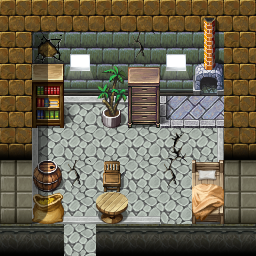

Rendered tile map (Tiled .tmx) drawn with the repository's tilesets; below, a short description and the map source with its tile grids summarised:
An orthogonal 8x8 tile map with 32x32 px tiles, 3 tile layers (Ground, Objects, Above), 1 hidden layer not drawn, 40 tilesets and 2 objects (mapchange, spawn).

<map version="1.0" orientation="orthogonal" width="8" height="8" tilewidth="32" tileheight="32">
 <tileset firstgid="1" name="map_bed_1" tilewidth="32" tileheight="32">
  <image source="../drawable/map_bed_1.png" width="512" height="256" />
 </tileset>
 <tileset firstgid="129" name="map_border_1" tilewidth="32" tileheight="32">
  <image source="../drawable/map_border_1.png" width="512" height="256" />
 </tileset>
 <tileset firstgid="257" name="map_bridge_1" tilewidth="32" tileheight="32">
  <image source="../drawable/map_bridge_1.png" width="512" height="256" />
 </tileset>
 <tileset firstgid="385" name="map_broken_1" tilewidth="32" tileheight="32">
  <image source="../drawable/map_broken_1.png" width="512" height="256" />
 </tileset>
 <tileset firstgid="513" name="map_cavewall_1" tilewidth="32" tileheight="32">
  <image source="../drawable/map_cavewall_1.png" width="576" height="192" />
 </tileset>
 <tileset firstgid="621" name="map_cavewall_2" tilewidth="32" tileheight="32">
  <image source="../drawable/map_cavewall_2.png" width="576" height="192" />
 </tileset>
 <tileset firstgid="729" name="map_cavewall_3" tilewidth="32" tileheight="32">
  <image source="../drawable/map_cavewall_3.png" width="576" height="192" />
 </tileset>
 <tileset firstgid="837" name="map_chair_table_1" tilewidth="32" tileheight="32">
  <image source="../drawable/map_chair_table_1.png" width="512" height="256" />
 </tileset>
 <tileset firstgid="965" name="map_crate_1" tilewidth="32" tileheight="32">
  <image source="../drawable/map_crate_1.png" width="512" height="256" />
 </tileset>
 <tileset firstgid="1093" name="map_cupboard_1" tilewidth="32" tileheight="32">
  <image source="../drawable/map_cupboard_1.png" width="512" height="256" />
 </tileset>
 <tileset firstgid="1221" name="map_curtain_1" tilewidth="32" tileheight="32">
  <image source="../drawable/map_curtain_1.png" width="512" height="256" />
 </tileset>
 <tileset firstgid="1349" name="map_entrance_1" tilewidth="32" tileheight="32">
  <image source="../drawable/map_entrance_1.png" width="512" height="256" />
 </tileset>
 <tileset firstgid="1477" name="map_fence_1" tilewidth="32" tileheight="32">
  <image source="../drawable/map_fence_1.png" width="512" height="256" />
 </tileset>
 <tileset firstgid="1605" name="map_fence_2" tilewidth="32" tileheight="32">
  <image source="../drawable/map_fence_2.png" width="512" height="256" />
 </tileset>
 <tileset firstgid="1733" name="map_ground_1" tilewidth="32" tileheight="32">
  <image source="../drawable/map_ground_1.png" width="512" height="256" />
 </tileset>
 <tileset firstgid="1861" name="map_ground_2" tilewidth="32" tileheight="32">
  <image source="../drawable/map_ground_2.png" width="512" height="256" />
 </tileset>
 <tileset firstgid="1989" name="map_ground_3" tilewidth="32" tileheight="32">
  <image source="../drawable/map_ground_3.png" width="512" height="256" />
 </tileset>
 <tileset firstgid="2117" name="map_ground_4" tilewidth="32" tileheight="32">
  <image source="../drawable/map_ground_4.png" width="512" height="256" />
 </tileset>
 <tileset firstgid="2245" name="map_ground_5" tilewidth="32" tileheight="32">
  <image source="../drawable/map_ground_5.png" width="512" height="256" />
 </tileset>
 <tileset firstgid="2373" name="map_ground_6" tilewidth="32" tileheight="32">
  <image source="../drawable/map_ground_6.png" width="512" height="256" />
 </tileset>
 <tileset firstgid="2501" name="map_ground_7" tilewidth="32" tileheight="32">
  <image source="../drawable/map_ground_7.png" width="512" height="256" />
 </tileset>
 <tileset firstgid="2629" name="map_ground_8" tilewidth="32" tileheight="32">
  <image source="../drawable/map_ground_8.png" width="512" height="256" />
 </tileset>
 <tileset firstgid="2757" name="map_indoor_1" tilewidth="32" tileheight="32">
  <image source="../drawable/map_indoor_1.png" width="512" height="256" />
 </tileset>
 <tileset firstgid="2885" name="map_kitchen_1" tilewidth="32" tileheight="32">
  <image source="../drawable/map_kitchen_1.png" width="512" height="256" />
 </tileset>
 <tileset firstgid="3013" name="map_outdoor_1" tilewidth="32" tileheight="32">
  <image source="../drawable/map_outdoor_1.png" width="512" height="256" />
 </tileset>
 <tileset firstgid="3141" name="map_pillar_1" tilewidth="32" tileheight="32">
  <image source="../drawable/map_pillar_1.png" width="512" height="256" />
 </tileset>
 <tileset firstgid="3269" name="map_plant_1" tilewidth="32" tileheight="32">
  <image source="../drawable/map_plant_1.png" width="512" height="256" />
 </tileset>
 <tileset firstgid="3397" name="map_rock_1" tilewidth="32" tileheight="32">
  <image source="../drawable/map_rock_1.png" width="512" height="256" />
 </tileset>
 <tileset firstgid="3525" name="map_roof_1" tilewidth="32" tileheight="32">
  <image source="../drawable/map_roof_1.png" width="512" height="256" />
 </tileset>
 <tileset firstgid="3653" name="map_roof_2" tilewidth="32" tileheight="32">
  <image source="../drawable/map_roof_2.png" width="512" height="256" />
 </tileset>
 <tileset firstgid="3781" name="map_shop_1" tilewidth="32" tileheight="32">
  <image source="../drawable/map_shop_1.png" width="512" height="256" />
 </tileset>
 <tileset firstgid="3909" name="map_sign_ladder_1" tilewidth="32" tileheight="32">
  <image source="../drawable/map_sign_ladder_1.png" width="512" height="256" />
 </tileset>
 <tileset firstgid="4037" name="map_table_1" tilewidth="32" tileheight="32">
  <image source="../drawable/map_table_1.png" width="512" height="256" />
 </tileset>
 <tileset firstgid="4165" name="map_trail_1" tilewidth="32" tileheight="32">
  <image source="../drawable/map_trail_1.png" width="512" height="256" />
 </tileset>
 <tileset firstgid="4293" name="map_tree_1" tilewidth="32" tileheight="32">
  <image source="../drawable/map_tree_1.png" width="512" height="256" />
 </tileset>
 <tileset firstgid="4421" name="map_wall_1" tilewidth="32" tileheight="32">
  <image source="../drawable/map_wall_1.png" width="512" height="256" />
 </tileset>
 <tileset firstgid="4549" name="map_wall_2" tilewidth="32" tileheight="32">
  <image source="../drawable/map_wall_2.png" width="480" height="256" />
 </tileset>
 <tileset firstgid="4669" name="map_wall_3" tilewidth="32" tileheight="32">
  <image source="../drawable/map_wall_3.png" width="480" height="256" />
 </tileset>
 <tileset firstgid="4789" name="map_window_1" tilewidth="32" tileheight="32">
  <image source="../drawable/map_window_1.png" width="512" height="256" />
 </tileset>
 <tileset firstgid="4917" name="map_window_2" tilewidth="32" tileheight="32">
  <image source="../drawable/map_window_2.png" width="512" height="256" />
 </tileset>
 <layer name="Ground" width="8" height="8">
  <data>[64 cells, 64 non-empty, 19 distinct tile ids]</data>
 </layer>
 <layer name="Objects" width="8" height="8">
  <data>[64 cells, 21 non-empty, 17 distinct tile ids]</data>
 </layer>
 <layer name="Above" width="8" height="8">
  <data>[64 cells, 11 non-empty, 6 distinct tile ids]</data>
 </layer>
 <layer name="Walkable" width="8" height="8" visible="0">
  <data>[64 cells, 45 non-empty, 1 distinct tile ids]</data>
 </layer>
 <objectgroup name="mapevents" width="8" height="8">
  <object name="entrance" type="mapchange" x="64" y="224" width="32" height="32">
   <properties>
    <property name="map" value="stoutford_se" />
    <property name="place" value="farmer2" />
   </properties>
  </object>
 </objectgroup>
 <objectgroup name="spawn" width="8" height="8" visible="0">
  <object name="stoutford_farmer2" type="spawn" x="64" y="96" width="128" height="96">
   <properties>
    <property name="respawn" value="false" />
   </properties>
  </object>
 </objectgroup>
 <objectgroup name="keys" width="8" height="8" />
</map>
